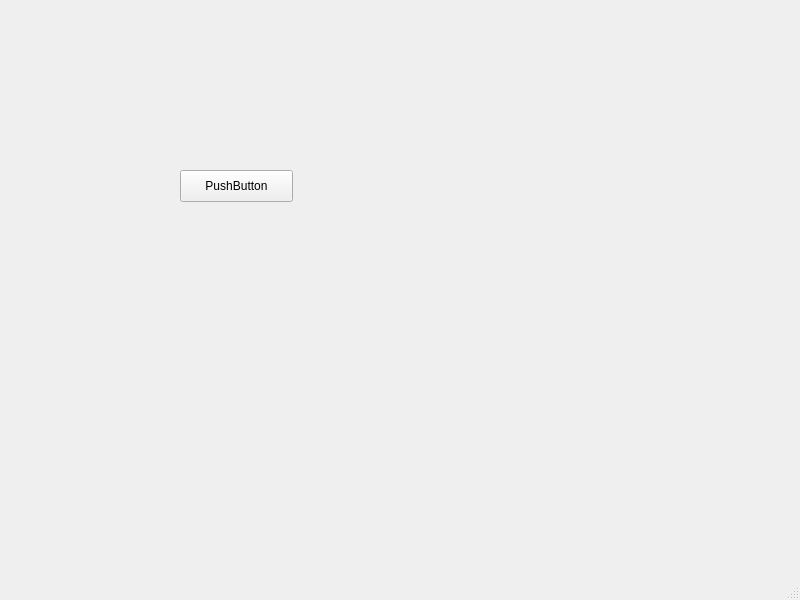
<?xml version="1.0" encoding="UTF-8"?>
<ui version="4.0">
 <class>MainWindow</class>
 <widget class="QMainWindow" name="MainWindow">
  <property name="geometry">
   <rect>
    <x>0</x>
    <y>0</y>
    <width>800</width>
    <height>600</height>
   </rect>
  </property>
  <property name="windowTitle">
   <string>MainWindow</string>
  </property>
  <widget class="QWidget" name="centralwidget">
   <widget class="QPushButton" name="pushButton">
    <property name="geometry">
     <rect>
      <x>180</x>
      <y>170</y>
      <width>113</width>
      <height>32</height>
     </rect>
    </property>
    <property name="text">
     <string>PushButton</string>
    </property>
   </widget>
  </widget>
  <widget class="QMenuBar" name="menubar">
   <property name="geometry">
    <rect>
     <x>0</x>
     <y>0</y>
     <width>800</width>
     <height>22</height>
    </rect>
   </property>
  </widget>
  <widget class="QStatusBar" name="statusbar"/>
 </widget>
 <resources/>
 <connections/>
</ui>
